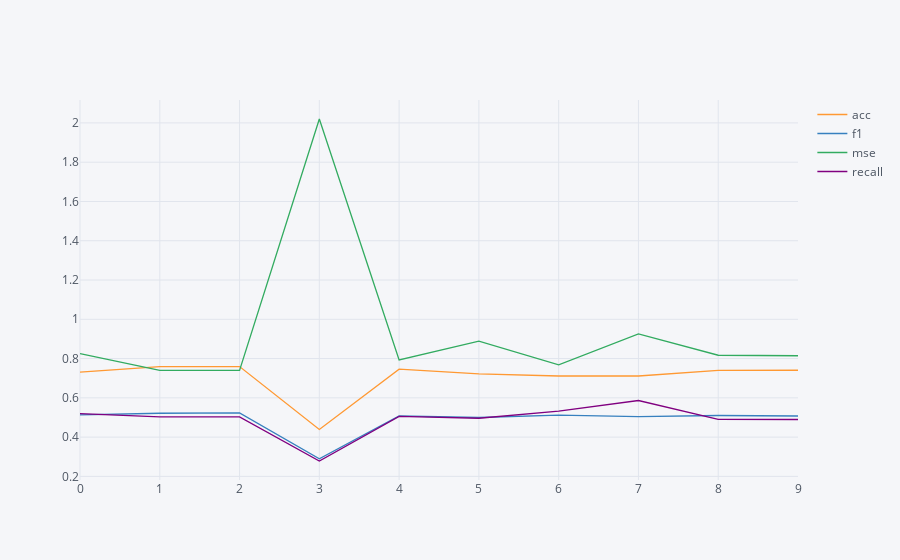

Source (notebook cell):
### Code cell
print('base')
lstm_base_evas.iplot()
print('simplification')
lstm_simpler_evas.iplot()
print('dropout')
lstm_dropout_evas.iplot()
print('dropout 0.2')
lstm_dropout2_evas.iplot()
print('batch normalization')
lstm_bn_evas.iplot()
print('glorot initialization')
lstm_glorot_evas.iplot()
print('glorot initialization without batch normalization')
lstm_glorot_wo_bn_evas.iplot()
print('double lstm')
lstm_double_evas.iplot()
print('convolutional lstm')
lstm_conv_evas.iplot()
print('convolutional 2d lstm')
lstm_conv1d_evas.iplot()
print('bidirectional lstm')
lstm_bidirectional_evas.iplot()

### Figure 1 — Plotly figure (JSON) as saved in the notebook; plotly's stock layout.template omitted (floating-point values rounded to 4 significant figures)
{"data": [{"line": {"color": "rgba(255, 153, 51, 1.0)", "dash": "solid", "shape": "linear", "width": 1.3}, "mode": "lines", "name": "acc", "text": "", "type": "scatter", "uid": "cda89ebd-5e52-4cca-a982-fd096316dcdf", "x": [0, 1, 2, 3, 4, 5, 6, 7, 8, 9], "y": [0.7312, 0.7591, 0.7591, 0.4391, 0.7458, 0.7219, 0.7112, 0.7112, 0.7399, 0.7405]}, {"line": {"color": "rgba(55, 128, 191, 1.0)", "dash": "solid", "shape": "linear", "width": 1.3}, "mode": "lines", "name": "f1", "text": "", "type": "scatter", "uid": "35cd4c8e-c4b7-46dd-a758-f25d531f6d09", "x": [0, 1, 2, 3, 4, 5, 6, 7, 8, 9], "y": [0.5132, 0.5216, 0.5231, 0.2892, 0.5079, 0.5, 0.5121, 0.5041, 0.51, 0.5075]}, {"line": {"color": "rgba(50, 171, 96, 1.0)", "dash": "solid", "shape": "linear", "width": 1.3}, "mode": "lines", "name": "mse", "text": "", "type": "scatter", "uid": "e3e4be87-8288-4082-bcb9-927d0401f270", "x": [0, 1, 2, 3, 4, 5, 6, 7, 8, 9], "y": [0.8257, 0.7399, 0.7399, 2.02, 0.7931, 0.8889, 0.7678, 0.9255, 0.817, 0.8144]}, {"line": {"color": "rgba(128, 0, 128, 1.0)", "dash": "solid", "shape": "linear", "width": 1.3}, "mode": "lines", "name": "recall", "text": "", "type": "scatter", "uid": "091664d9-9777-4af8-b53a-92cdeb47524f", "x": [0, 1, 2, 3, 4, 5, 6, 7, 8, 9], "y": [0.5192, 0.503, 0.5028, 0.2784, 0.5053, 0.4962, 0.5322, 0.5865, 0.4903, 0.4897]}], "layout": {"legend": {"bgcolor": "#F5F6F9", "font": {"color": "#4D5663"}}, "paper_bgcolor": "#F5F6F9", "plot_bgcolor": "#F5F6F9", "title": {"font": {"color": "#4D5663"}}, "xaxis": {"gridcolor": "#E1E5ED", "showgrid": true, "tickfont": {"color": "#4D5663"}, "title": {"font": {"color": "#4D5663"}, "text": ""}, "zerolinecolor": "#E1E5ED"}, "yaxis": {"gridcolor": "#E1E5ED", "showgrid": true, "tickfont": {"color": "#4D5663"}, "title": {"font": {"color": "#4D5663"}, "text": ""}, "zerolinecolor": "#E1E5ED"}}}
